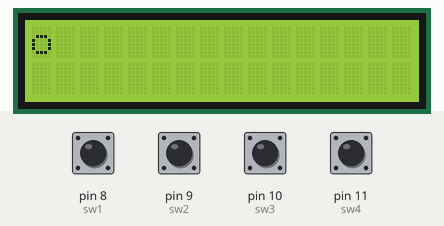
The sketch below on a simulated Arduino Uno, built with avr-gcc and run on an emulated ATmega328P. Shown: 16×2 character LCD. The inputs (shaded band) are chosen by the test bench; at power-on: pin 8 (sw1), pin 9 (sw2), pin 10 (sw3), pin 11 (sw4) HIGH. What the sketch prints to the serial monitor is not drawn.

Above: at 1.2 s.
1.3 s: pin 8 (sw1) pulled LOW for 0.15 s
At 2.1 s:
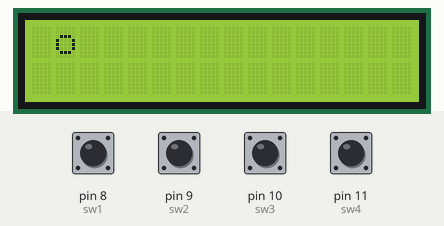
2.9 s: pin 9 (sw2) pulled LOW for 0.15 s
At 3.4 s:
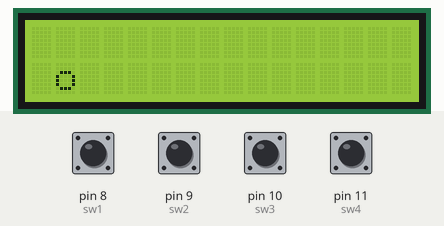
4.5 s: pin 10 (sw3) pulled LOW for 0.15 s
At 5.8 s:
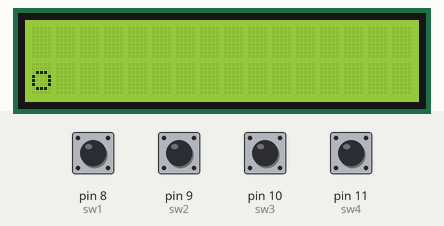
Timing chart, 0 to 7.5 s (numbered marks = the images above; inputs shaded):
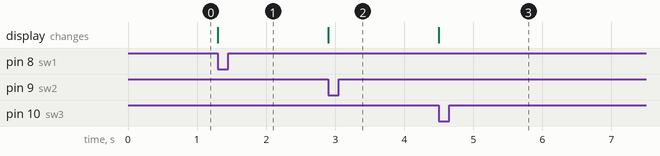

Measured:
- after the input at 1.3 s, the display: changes at once (image 1)
- after the input at 2.9 s, the display: changes at once (image 2)
- after the input at 4.5 s, the display: changes at once (image 3)

The sketch:

sketch_jan06c.ino
```cpp
#include <LiquidCrystal.h>
LiquidCrystal lcd(2, 3, 4, 5, 6, 7);
int i,j;
int sw1=8,sw2=9,sw3=10,sw4=11;
void setup()
{
  Serial.begin(9600);
lcd.begin(16,2);
pinMode(sw1,INPUT);
pinMode(sw2,INPUT);
pinMode(sw3,INPUT);
pinMode(sw4,INPUT);
lcd.clear();
  lcd.setCursor(i,j);
   lcd.print("o");
   Serial.println("program start");
}
void loop()
{
digitalWrite(sw1,1);
if(!digitalRead(sw1))
{
  i++;
  if(i>16)
 i=15;
 disp();
   while(!digitalRead(sw1))
 digitalWrite(sw1,1);
}
 digitalWrite(sw2,1);
if(!digitalRead(sw2))
{
  j++;
  if(j>2)
 j=1;
 disp();
   while(!digitalRead(sw2))
 digitalWrite(sw2,1);
}
digitalWrite(sw3,1);
if(!digitalRead(sw3))
{
  i--;
  if(i<0)
 i=0;
disp();
   while(!digitalRead(sw3))
 digitalWrite(sw3,1);
}
digitalWrite(sw4,1);
if(!digitalRead(sw4))
{
  j--;
  if(j<0)
 j=0;
 disp();
   while(!digitalRead(sw4))
 digitalWrite(sw4,1);
}
 }
 void disp()
 {
  lcd.clear();
  lcd.setCursor(i,j);
   lcd.print("o");
 }
```
